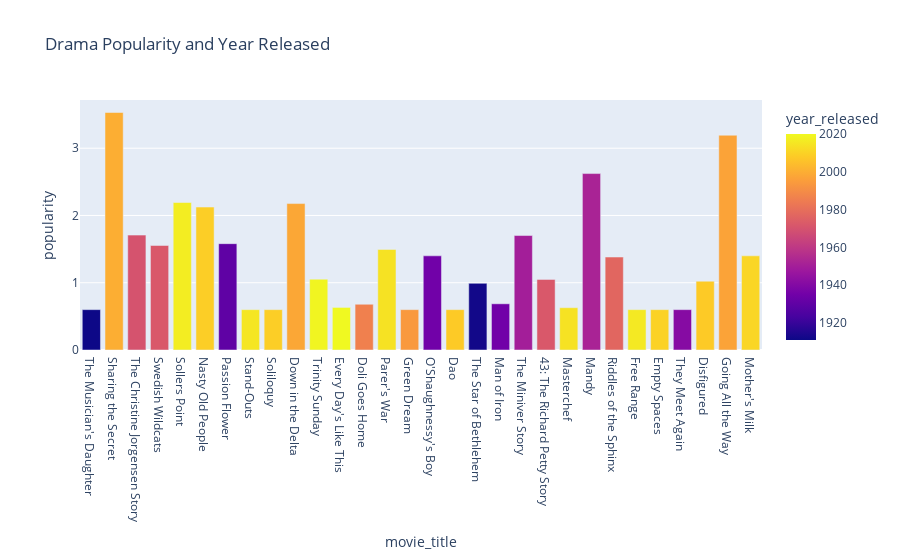

The notebook cell this image was saved under:
### Code cell
fg1 = Drama[:30]
figDrama = px.bar(fg1, x = "movie_title", y = "popularity", title = "Drama Popularity and Year Released", color = "year_released")
figDrama.show()

### Figure 1 — Plotly figure (JSON) as saved in the notebook; plotly's stock layout.template omitted (floating-point values rounded to 4 significant figures)
{"data": [{"alignmentgroup": "True", "hovertemplate": "movie_title=%{x}<br>popularity=%{y}<br>year_released=%{marker.color}<extra></extra>", "legendgroup": "", "marker": {"color": [1911, 2000, 1970, 1972, 2017, 2009, 1930, 2015, 2009, 1998, 2019, 2020, 1986, 2014, 1994, 1935, 2008, 1912, 1935, 1950, 1972, 2014, 1952, 1977, 2016, 2010, 1941, 2008, 1997, 2011], "coloraxis": "coloraxis", "pattern": {"shape": ""}}, "name": "", "offsetgroup": "", "orientation": "v", "showlegend": false, "textposition": "auto", "type": "bar", "x": ["The Musician's Daughter", "Sharing the Secret", "The Christine Jorgensen Story", "Swedish Wildcats", "Sollers Point", "Nasty Old People", "Passion Flower", "Stand-Outs", "Soliloquy", "Down in the Delta", "Trinity Sunday", "Every Day's Like This", "Doli Goes Home", "Parer's War", "Green Dream", "O'Shaughnessy's Boy", "Dao", "The Star of Bethlehem", "Man of Iron", "The Miniver Story", "43: The Richard Petty Story", "Masterchef", "Mandy", "Riddles of the Sphinx", "Free Range", "Empty Spaces", "They Meet Again", "Disfigured", "Going All the Way", "Mother's Milk"], "xaxis": "x", "y": [0.6, 3.531, 1.708, 1.554, 2.193, 2.125, 1.581, 0.6, 0.6, 2.177, 1.053, 0.633, 0.68, 1.495, 0.6, 1.4, 0.6, 0.991, 0.687, 1.702, 1.05, 0.629, 2.623, 1.382, 0.6, 0.6, 0.6, 1.023, 3.193, 1.4], "yaxis": "y"}], "layout": {"barmode": "relative", "coloraxis": {"colorbar": {"title": {"text": "year_released"}}, "colorscale": [[0, "#0d0887"], [0.1111, "#46039f"], [0.2222, "#7201a8"], [0.3333, "#9c179e"], [0.4444, "#bd3786"], [0.5556, "#d8576b"], [0.6667, "#ed7953"], [0.7778, "#fb9f3a"], [0.8889, "#fdca26"], [1, "#f0f921"]]}, "legend": {"tracegroupgap": 0}, "title": {"text": "Drama Popularity and Year Released"}, "xaxis": {"anchor": "y", "domain": [0, 1], "title": {"text": "movie_title"}}, "yaxis": {"anchor": "x", "domain": [0, 1], "title": {"text": "popularity"}}}}
